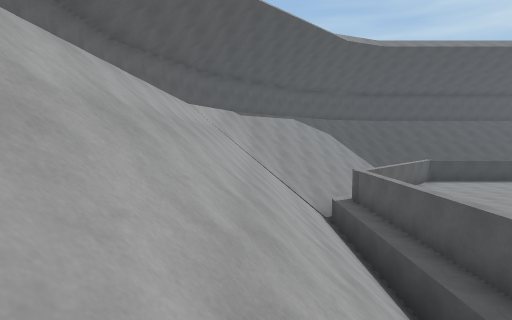
[1] (above)

24 first-person views from a walk through a Unity game level. The camera is 1.3 m above the floor, tilts 4° down and sees 80° across. The floor is counted in squares, 2 m on a side. Each view is taken from the middle of a square. On the plan, view 1 faces up. The plan holds only what a view shows up to about 10 squares ahead; the rest is blank.

[2]
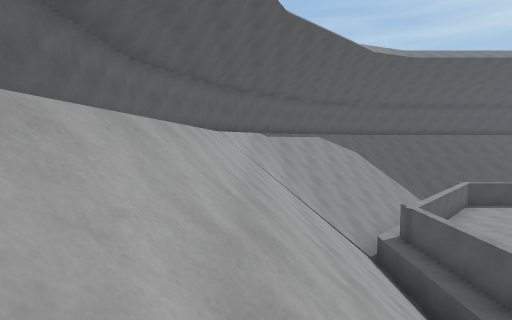

[3]
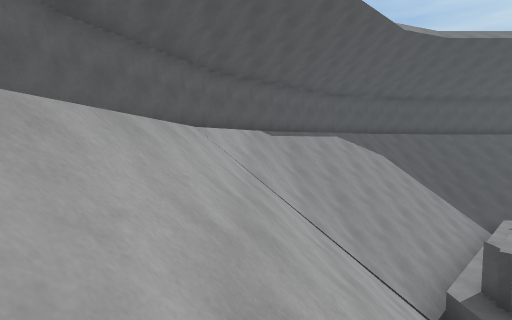

[4]
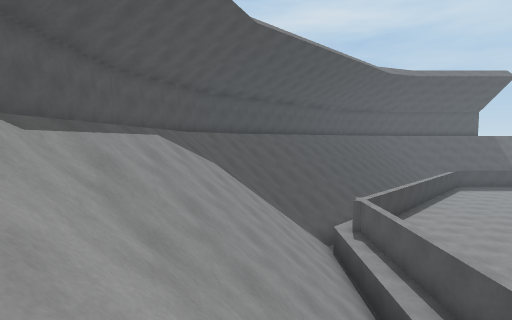

[5]
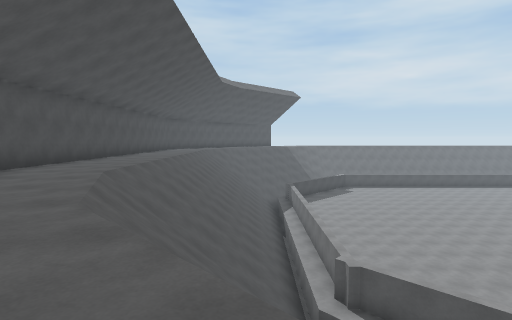

[6]
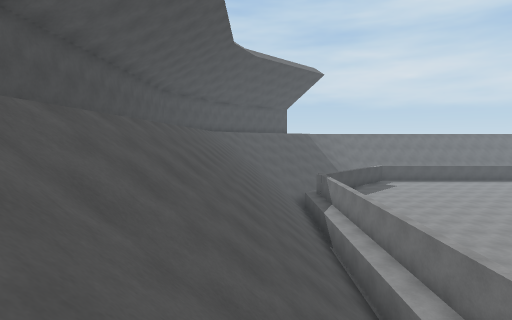

[7]
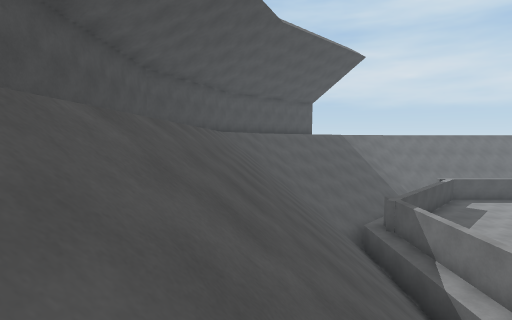

[8]
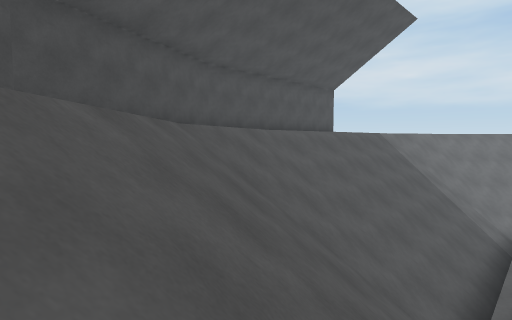

[9]
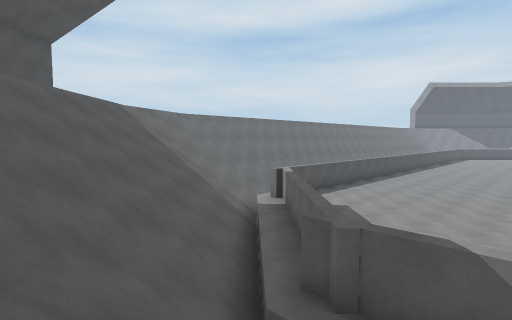

[10]
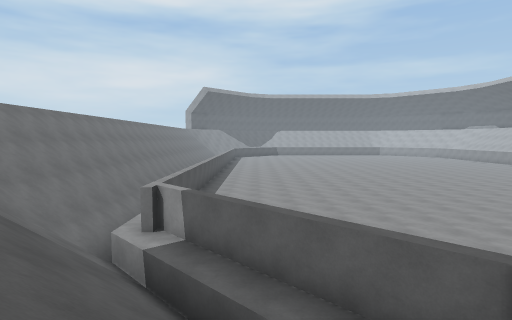

[11]
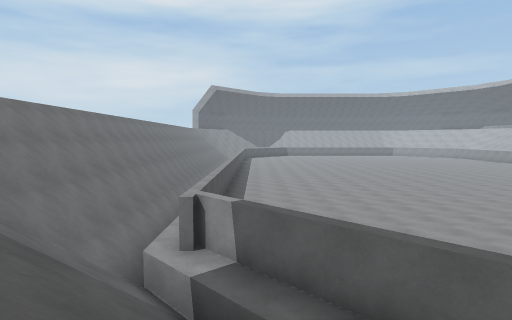

[12]
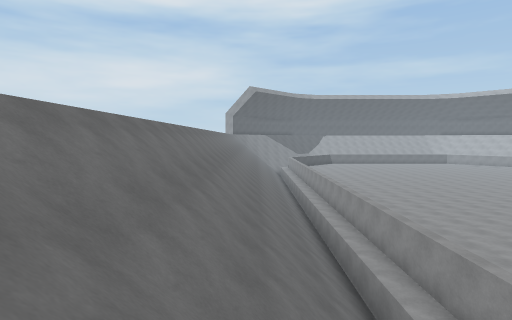

[13]
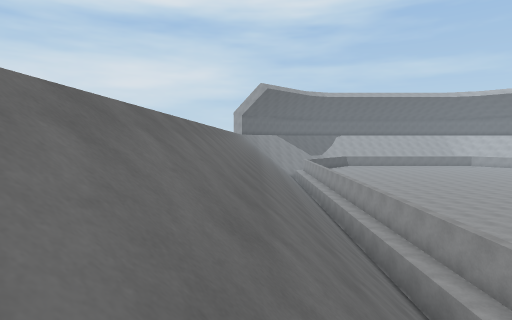

[14]
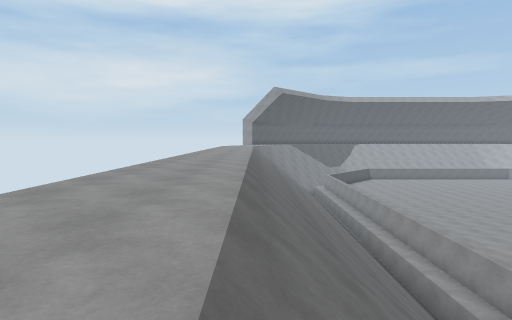

[15]
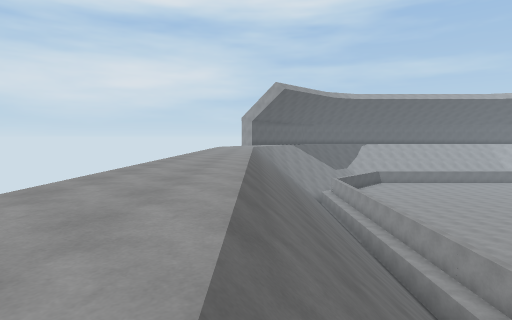

[16]
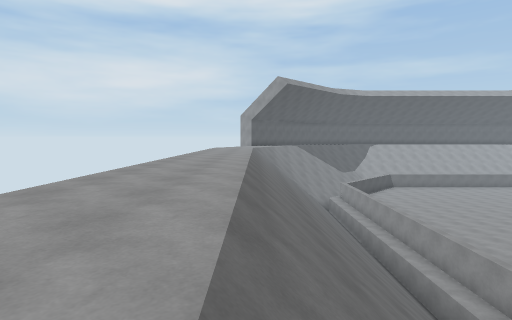

[17]
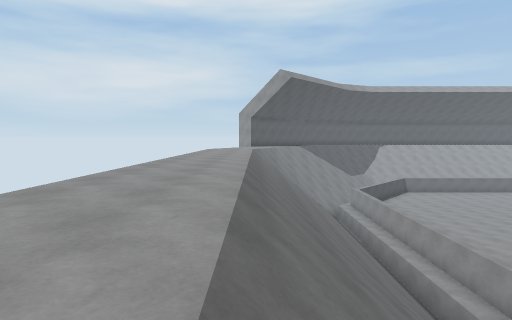

[18]
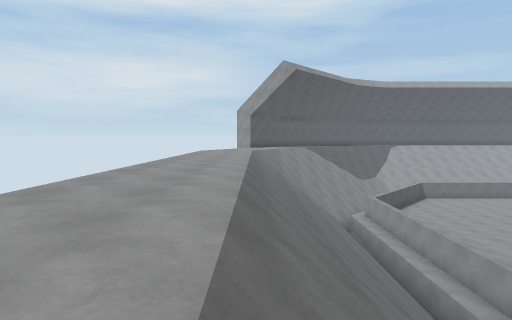

[19]
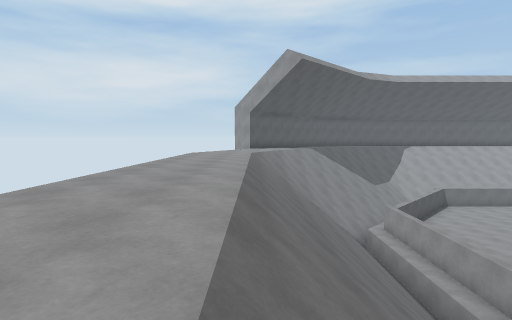

[20]
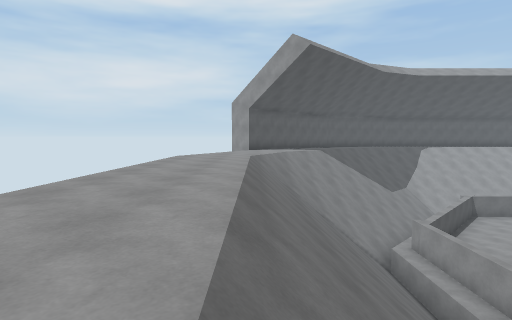

[21]
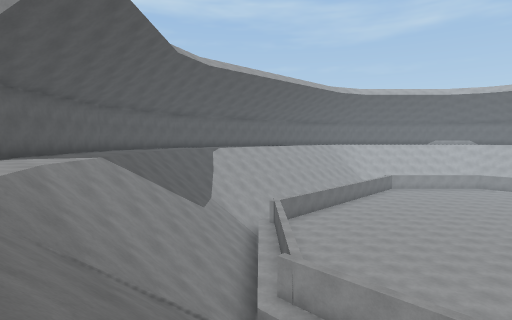

[22]
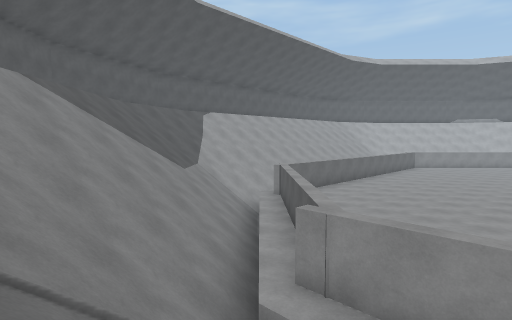

[23]
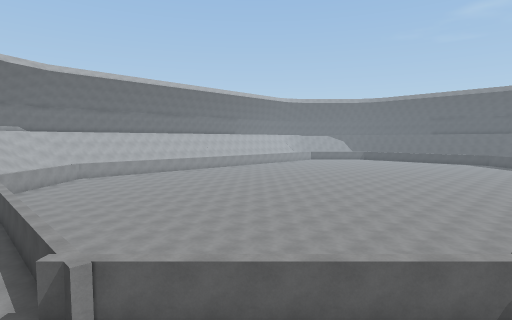

[24]
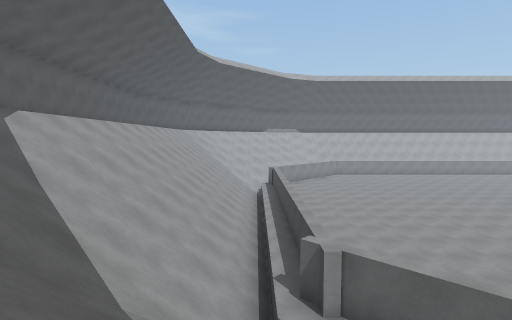

### Floor plan
Key: @ floor where view 1 was taken; # wall or solid block; . floor; / step, stairs or slope; ^ raised ledge.
Columns run from 5 left of view 1 to 30 right of it. Each row starts with its distance up from view 1.
 21             #############
 20             .....        ##
 19         ##.......          ##
 18        #..../////////////.   ##
 17       #.../////////////////.  #
 16        ..///////////////////.
 15       ../////////////////////.
 14       .///////////////////////.
 13   #  .//////#############^/////.
 12   # .//////#^ ^^^       ^^^/////.
 11  #  //////#^^^^^^^^^^ ^^^^^^/////
 10  # ./////#^^^^^^^^^^^^^^^^^^^////
  9 #  /////#^^^^^^^^ ^^^^^^^^^^#/////
  8 #  /////# ^^^ ^^^  ^^^^^^^^^#/////
  7 #  /////#      ^^  ^^^^^^^^^#/////
  6 #  /////#         ^^^^^^^^^^#/////
  5 #  /////#         ^^^^^^^^^^#/////.
  4    /////#          ^^^^^^^^^#/////..
  3    /////#              ^^^^ #/////..
  2    ////                ^^^^ #/////..
  1     //                 ^^^^ #/////..
  0      @                  ^^^ #/////..
 -1                         ^^^ #/////..
 -2                           ^ #/////..
 -3                          ^^ #/////..
 -4                          ^^ #/////..
 -5                          ^^ #/////..
 -6                          ^^ #/////..
 -7                          ^^^#/////..
 -8                          ^^^#/////..
 -9                          ^^^#/////..
-10                         ^^^^#/////..
-11                        ^^^^^#/////..
-12                   ^^^^^^^^^^#/////..
-13                   ^^^^^^^^^^#/////..
-14                   ^^^^^^^^^ #/////..
-15                   ^^^^^^^^^^#/////..
-16                   ^^^^^^^^^^^////.
-17                  ^^^^^^^^^^^/////
-18                 ^^^^^^^^^^^/////.
-19                  ########^//////.
-20                   /////////////..
-21                   ////////////..#
-22                   /////////// .##
-23                   /////////.  ##
-24                   ///////    ##
-25                             ##
-26
-27                   ###

Positions as (right, up) in squares from view 1, and headings:
1: (0, 0), facing up
2: (-1, 1), facing up
3: (-1, 4), facing up
4: (-1, 9), facing up-right
5: (1, 15), facing right
6: (5, 16), facing right
7: (10, 17), facing right
8: (15, 17), facing right
9: (17, 16), facing down-right
10: (21, 15), facing down
11: (22, 14), facing down
12: (26, 11), facing down
13: (27, 9), facing down
14: (28, 6), facing down
15: (28, 4), facing down
16: (28, 2), facing down
17: (28, 0), facing down
18: (28, -2), facing down
19: (28, -4), facing down
20: (28, -6), facing down
21: (28, -11), facing down-left
22: (26, -13), facing down-left
23: (23, -20), facing up-left
24: (23, -20), facing left
